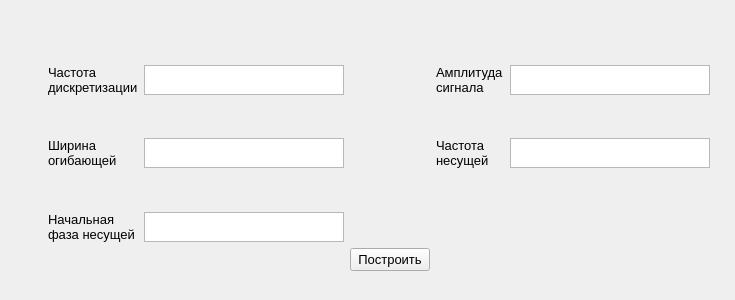
<?xml version="1.0" encoding="UTF-8"?>
<ui version="4.0">
 <class>Form</class>
 <widget class="QWidget" name="Form">
  <property name="geometry">
   <rect>
    <x>0</x>
    <y>0</y>
    <width>735</width>
    <height>300</height>
   </rect>
  </property>
  <property name="minimumSize">
   <size>
    <width>735</width>
    <height>300</height>
   </size>
  </property>
  <property name="maximumSize">
   <size>
    <width>735</width>
    <height>300</height>
   </size>
  </property>
  <property name="windowTitle">
   <string>Form</string>
  </property>
  <widget class="QWidget" name="gridLayoutWidget">
   <property name="geometry">
    <rect>
     <x>9</x>
     <y>-10</y>
     <width>740</width>
     <height>281</height>
    </rect>
   </property>
   <property name="font">
    <font>
     <pointsize>10</pointsize>
    </font>
   </property>
   <layout class="QGridLayout" name="gridLayout">
    <item row="2" column="2">
     <widget class="QTextEdit" name="frequency_text_edit">
      <property name="sizePolicy">
       <sizepolicy hsizetype="Fixed" vsizetype="Fixed">
        <horstretch>0</horstretch>
        <verstretch>0</verstretch>
       </sizepolicy>
      </property>
      <property name="maximumSize">
       <size>
        <width>200</width>
        <height>30</height>
       </size>
      </property>
      <property name="font">
       <font>
        <pointsize>10</pointsize>
       </font>
      </property>
     </widget>
    </item>
    <item row="1" column="2">
     <spacer name="verticalSpacer_3">
      <property name="font">
       <font>
        <pointsize>10</pointsize>
       </font>
      </property>
      <property name="orientation">
       <enum>Qt::Vertical</enum>
      </property>
      <property name="sizeHint" stdset="0">
       <size>
        <width>20</width>
        <height>40</height>
       </size>
      </property>
     </spacer>
    </item>
    <item row="2" column="4">
     <widget class="QLabel" name="amplitude_edit">
      <property name="font">
       <font>
        <pointsize>10</pointsize>
       </font>
      </property>
      <property name="text">
       <string>Амплитуда
сигнала</string>
      </property>
     </widget>
    </item>
    <item row="2" column="5">
     <widget class="QTextEdit" name="a">
      <property name="sizePolicy">
       <sizepolicy hsizetype="Fixed" vsizetype="Fixed">
        <horstretch>0</horstretch>
        <verstretch>0</verstretch>
       </sizepolicy>
      </property>
      <property name="maximumSize">
       <size>
        <width>200</width>
        <height>30</height>
       </size>
      </property>
      <property name="font">
       <font>
        <pointsize>10</pointsize>
       </font>
      </property>
     </widget>
    </item>
    <item row="6" column="2">
     <widget class="QTextEdit" name="fi">
      <property name="sizePolicy">
       <sizepolicy hsizetype="Fixed" vsizetype="Fixed">
        <horstretch>0</horstretch>
        <verstretch>0</verstretch>
       </sizepolicy>
      </property>
      <property name="maximumSize">
       <size>
        <width>200</width>
        <height>30</height>
       </size>
      </property>
      <property name="font">
       <font>
        <pointsize>10</pointsize>
       </font>
      </property>
     </widget>
    </item>
    <item row="5" column="2">
     <spacer name="verticalSpacer_2">
      <property name="font">
       <font>
        <pointsize>10</pointsize>
       </font>
      </property>
      <property name="orientation">
       <enum>Qt::Vertical</enum>
      </property>
      <property name="sizeHint" stdset="0">
       <size>
        <width>20</width>
        <height>40</height>
       </size>
      </property>
     </spacer>
    </item>
    <item row="4" column="5">
     <widget class="QTextEdit" name="fn">
      <property name="sizePolicy">
       <sizepolicy hsizetype="Fixed" vsizetype="Fixed">
        <horstretch>0</horstretch>
        <verstretch>0</verstretch>
       </sizepolicy>
      </property>
      <property name="maximumSize">
       <size>
        <width>200</width>
        <height>30</height>
       </size>
      </property>
      <property name="font">
       <font>
        <pointsize>10</pointsize>
       </font>
      </property>
     </widget>
    </item>
    <item row="4" column="6">
     <spacer name="horizontalSpacer_3">
      <property name="font">
       <font>
        <pointsize>10</pointsize>
       </font>
      </property>
      <property name="orientation">
       <enum>Qt::Horizontal</enum>
      </property>
      <property name="sizeHint" stdset="0">
       <size>
        <width>40</width>
        <height>20</height>
       </size>
      </property>
     </spacer>
    </item>
    <item row="6" column="3">
     <spacer name="horizontalSpacer">
      <property name="font">
       <font>
        <pointsize>10</pointsize>
       </font>
      </property>
      <property name="orientation">
       <enum>Qt::Horizontal</enum>
      </property>
      <property name="sizeHint" stdset="0">
       <size>
        <width>40</width>
        <height>20</height>
       </size>
      </property>
     </spacer>
    </item>
    <item row="6" column="1">
     <widget class="QLabel" name="start_fase">
      <property name="font">
       <font>
        <pointsize>10</pointsize>
       </font>
      </property>
      <property name="text">
       <string>Начальная
фаза несущей</string>
      </property>
     </widget>
    </item>
    <item row="4" column="4">
     <widget class="QLabel" name="frequency">
      <property name="font">
       <font>
        <pointsize>10</pointsize>
       </font>
      </property>
      <property name="text">
       <string>Частота
несущей</string>
      </property>
     </widget>
    </item>
    <item row="0" column="2">
     <spacer name="verticalSpacer_5">
      <property name="font">
       <font>
        <pointsize>10</pointsize>
       </font>
      </property>
      <property name="orientation">
       <enum>Qt::Vertical</enum>
      </property>
      <property name="sizeHint" stdset="0">
       <size>
        <width>20</width>
        <height>40</height>
       </size>
      </property>
     </spacer>
    </item>
    <item row="2" column="1">
     <widget class="QLabel" name="label">
      <property name="font">
       <font>
        <pointsize>10</pointsize>
       </font>
      </property>
      <property name="text">
       <string>Частота
дискретизации</string>
      </property>
     </widget>
    </item>
    <item row="7" column="3">
     <widget class="QPushButton" name="build_plot_button">
      <property name="font">
       <font>
        <pointsize>10</pointsize>
       </font>
      </property>
      <property name="text">
       <string>Построить</string>
      </property>
     </widget>
    </item>
    <item row="4" column="0">
     <spacer name="horizontalSpacer_2">
      <property name="font">
       <font>
        <pointsize>10</pointsize>
       </font>
      </property>
      <property name="orientation">
       <enum>Qt::Horizontal</enum>
      </property>
      <property name="sizeHint" stdset="0">
       <size>
        <width>40</width>
        <height>20</height>
       </size>
      </property>
     </spacer>
    </item>
    <item row="3" column="2">
     <spacer name="verticalSpacer">
      <property name="font">
       <font>
        <pointsize>10</pointsize>
       </font>
      </property>
      <property name="orientation">
       <enum>Qt::Vertical</enum>
      </property>
      <property name="sizeHint" stdset="0">
       <size>
        <width>20</width>
        <height>40</height>
       </size>
      </property>
     </spacer>
    </item>
    <item row="4" column="1">
     <widget class="QLabel" name="width_envelope">
      <property name="font">
       <font>
        <pointsize>10</pointsize>
       </font>
      </property>
      <property name="text">
       <string>Ширина
огибающей</string>
      </property>
     </widget>
    </item>
    <item row="4" column="2">
     <widget class="QTextEdit" name="t">
      <property name="sizePolicy">
       <sizepolicy hsizetype="Fixed" vsizetype="Fixed">
        <horstretch>0</horstretch>
        <verstretch>0</verstretch>
       </sizepolicy>
      </property>
      <property name="maximumSize">
       <size>
        <width>200</width>
        <height>30</height>
       </size>
      </property>
      <property name="font">
       <font>
        <pointsize>10</pointsize>
       </font>
      </property>
     </widget>
    </item>
   </layout>
  </widget>
 </widget>
 <resources/>
 <connections/>
</ui>
